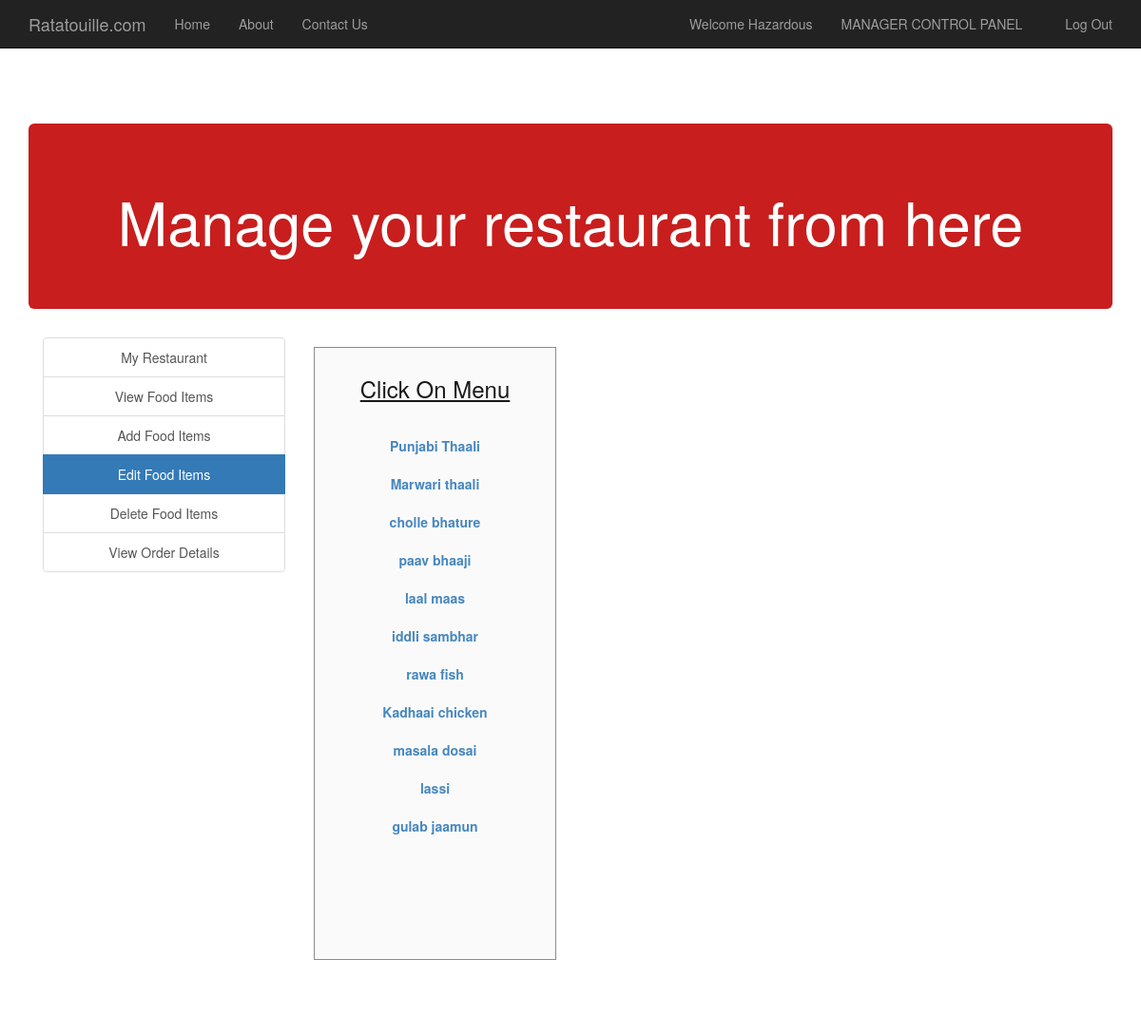
The app's page /edit_food_items.php (signed in) with its own data.
### tables this page shows
CREATE TABLE `food` (
  `F_ID` int NOT NULL,
  `name` varchar(30) NOT NULL,
  `price` int NOT NULL,
  `description` varchar(200) NOT NULL,
  `R_ID` int NOT NULL,
  `images_path` varchar(200) NOT NULL,
  `options` varchar(10) NOT NULL DEFAULT 'ENABLE'
);

### session_m.php (called while the page is built, shortened)
<?php
$user_check=$_SESSION['login_user1'];
?>

### edit_food_items.php (the view, shortened to what this page needs)
<?php
include('session_m.php');
?>
<!DOCTYPE html>
<html>
  <head>
  </head>
  <link rel="stylesheet" type = "text/css" href ="css/edit_food_items.css">
  <link rel="stylesheet" type = "text/css" href ="css/bootstrap.css">
  <body style="background-image: url(https://www.dominicancooking.com/wp-content/uploads/2008/09/tomate-tomato-DSC_9388.jpg); background-attachment: fixed; background-size: cover">
         <nav class="navbar navbar-inverse navbar-fixed-top navigation-clean-search" role="navigation">
      <div class="container">
        <div class="navbar-header">
          <a class="navbar-brand" href="index.php">Ratatouille.com</a>
        </div>
        <div class="collapse navbar-collapse " id="myNavbar">
          <ul class="nav navbar-nav">
            <li><a href="index.php">Home</a></li>
            <li><a href="aboutus.php">About</a></li>
            <li><a href="contactus.php">Contact Us</a></li>
          </ul>
<?php
if(isset($_SESSION['login_user1'])){
?>
          <ul class="nav navbar-nav navbar-right">
            <li><a href="#"><span class="glyphicon glyphicon-user"></span> Welcome <?php echo $_SESSION['login_user1']; ?> </a></li>
            <li><a href="myrestaurant.php">MANAGER CONTROL PANEL</a></li>
            <li><a href="logout_m.php"><span class="glyphicon glyphicon-log-out"></span> Log Out </a></li>
          </ul>
<?php
}
?>
        </div>
      </div>
    </nav>
<br><br><br><br>
<div class="container">
    <div class="jumbotron">
     <h1 style="color: white; text-align: center;">Manage your restaurant from here</h1>
    </div>
    </div>
<div class="container">
    	<div class="col-xs-3" style="text-align: center;">
    	<div class="list-group">
    		<a href="myrestaurant.php" class="list-group-item ">My Restaurant</a>
    		<a href="view_food_items.php" class="list-group-item ">View Food Items</a>
    		<a href="add_food_items.php" class="list-group-item ">Add Food Items</a>
    		<a href="edit_food_items.php" class="list-group-item active">Edit Food Items</a>
    		<a href="delete_food_items.php" class="list-group-item ">Delete Food Items</a>
        <a href="view_order_details.php" class="list-group-item ">View Order Details</a>
    	</div>
    </div>
<div class="col-xs-3">
  <div class="form-area" style="padding: 10px 10px 110px 10px; ">
    <div style="text-align: center;">
      <h3 style="color:black;"><u>Click On Menu</u> <br><br></h3>
    </div>
    <?php
    $query = mysqli_query($conn, "SELECT * FROM food f WHERE f.R_ID IN (SELECT r.R_ID FROM RESTAURANTS r WHERE r.M_ID='$user_check') ORDER BY F_ID");
    while ($row = mysqli_fetch_array($query)) {
      ?>
      <div class="list-group" style="text-align: center;">
        <?php
      echo "<b><a href='edit_food_items.php?update= {$row['F_ID']}'>{$row['name']}</a></b>";
        ?>
      </div>
    <?php
    }
    ?>
  </div>
</div>
</div>
  </body>
<br>
</html>

### css/edit_food_items.css (style rules this page uses)
body,html { height: 100%; }
body { padding-top: 50px; background-image: url('headerimg2.jpg'); background-repeat: repeat; background-size: 100%; }
.form-area { background-color: #FAFAFA; padding: 10px 40px 60px; margin: 10px 0px 60px; border: 1px solid GREY; opacity:0.9; }

### records on screen
food: name "Punjabi Thaali"
food: name "Marwari thaali"
food: name "cholle bhature"
food: name "paav bhaaji"
food: name "laal maas"
food: name "iddli sambhar"
food: name "rawa fish"
food: name "Kadhaai chicken"
food: name "masala dosai"
food: name "lassi"
food: name "gulab jaamun"

### other values on screen
$_SESSION['login_user1'] "Hazardous"
